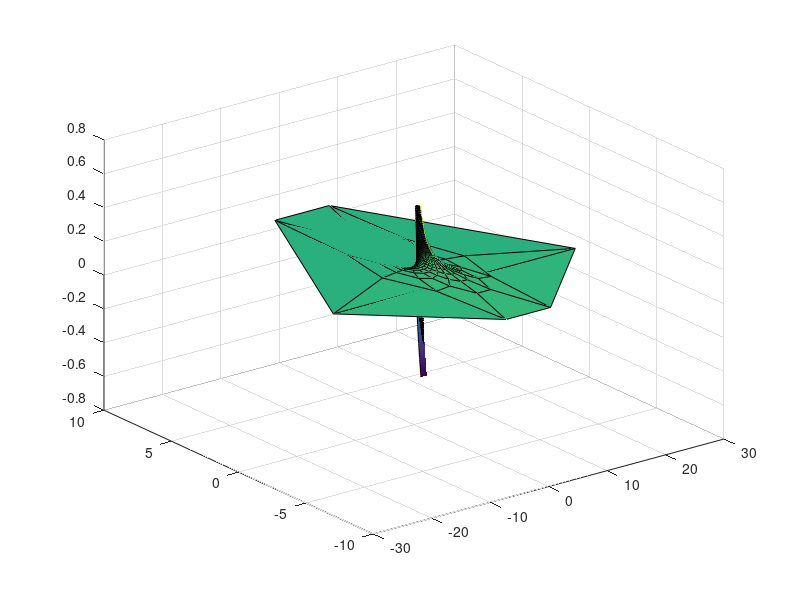
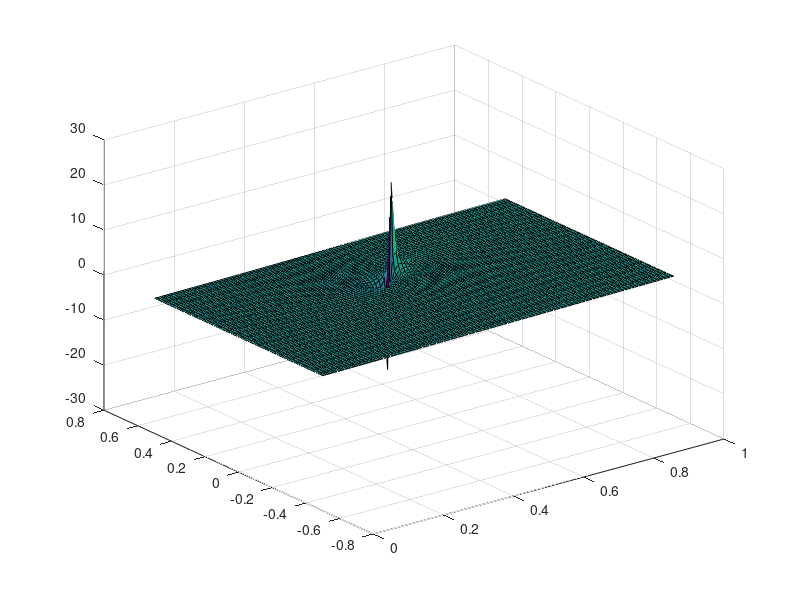
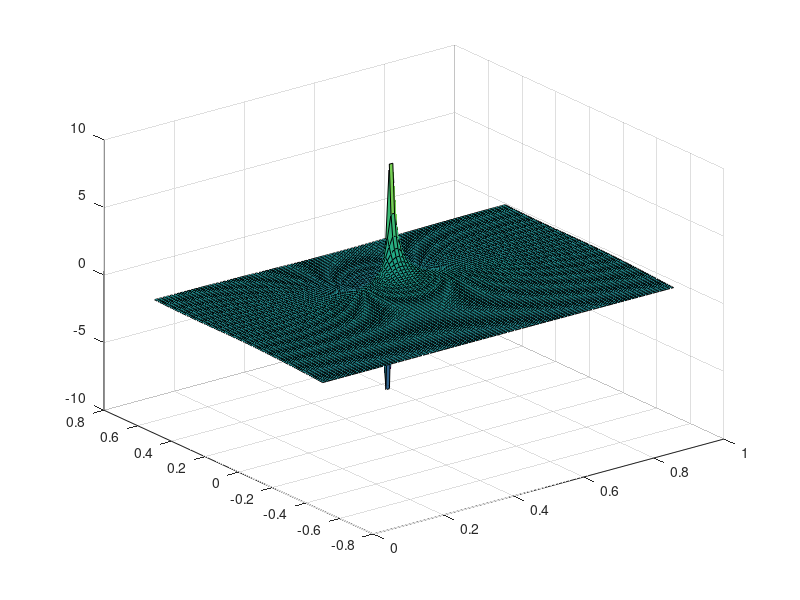
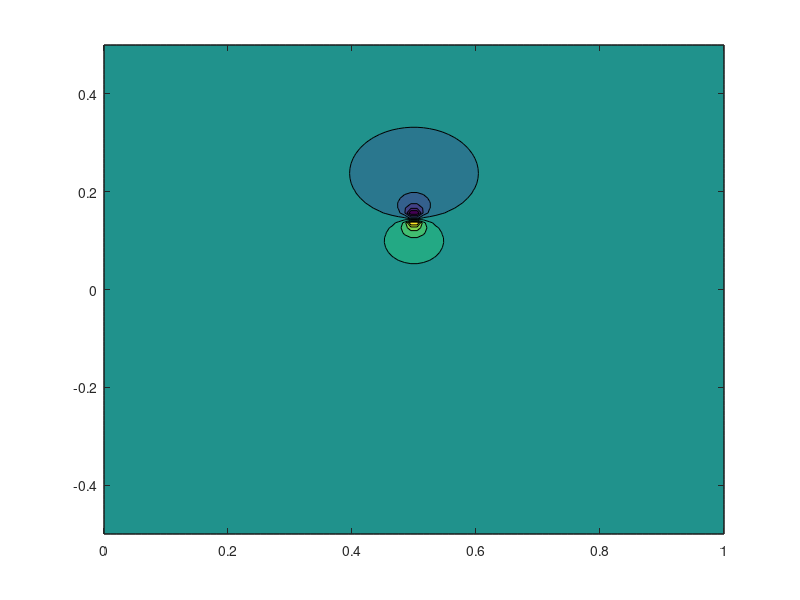

Write the MATLAB code that produced these figures, in order. (Note: this script raises an error after producing the figures.)
k = 6;
A = 0.4;
M = 100;

phi = linspace(0,1,M);
psi = linspace(-0.5,0.5,M);

[Phi, Psi] = meshgrid(phi,psi);

f = Phi+1i*Psi;

z = f + ((4*1i)./(k*(1+A*exp(-2*1i*pi*f)))) - ((4*1i)/(k));

figure(1);
surf(real(z),imag(z),Psi);

figure(2);
surf(Phi,Psi,real(z));

figure(3);
surf(Phi,Psi,imag(z));

figure(4);
contourf(Phi,Psi,imag(z));

phi_1d = linspace(-0.5,0.5);

z_1d = phi_1d + ((4*1i)./(k*(1+A*exp(-2*1i*pi*phi_1d)))) - ((4*1i)/(k));

figure(5);
plot(real(z_1d),imag(z_1d));
axis equal


syms f1
z2 = symfun(f1 + ((4*1i)./(k*(1+A*exp(-2*1i*pi*f1)))) - ((4*1i)/(k)),f1);
